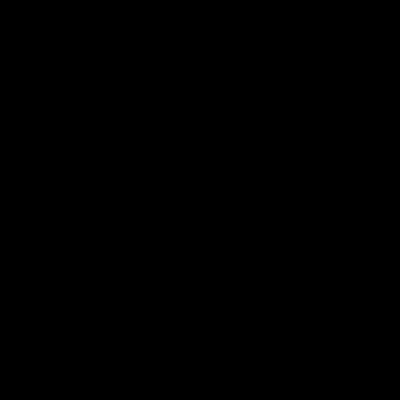
Frame 1 (no input)
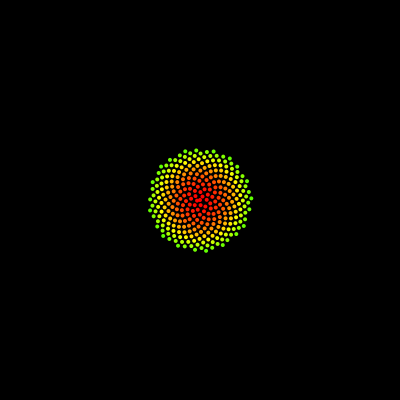
Frame 60 (the mouse pressed at the canvas centre just before this capture)
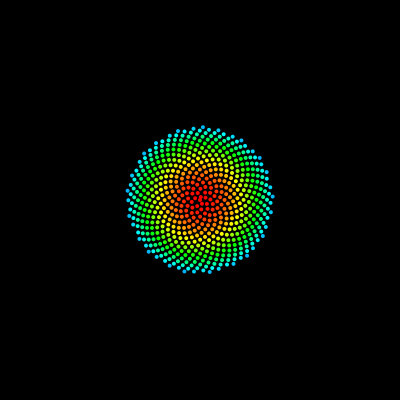
Frame 120 (the mouse held since frame 60 and released just before this capture)

The Processing sketch that drew these frames (run headless with seeded random() and noise(); from frame 60 on, the mouse is pressed at the canvas centre):

// Processing sketch: CC_030_Phyllotaxis
// ── CC_030_Phyllotaxis.pde
// Daniel Shiffman
// http://codingtra.in
// http://patreon.com/codingtrain
// Code for: https://youtu.be/KWoJgHFYWxY

float n = 0;
float c = 3;

ArrayList<PVector> points = new ArrayList<PVector>();

float start = 0;

void setup() {
  size(400, 400);
  colorMode(HSB, 360, 255, 255);
}

void draw() {
  background(0);
  translate(width / 2, height / 2);
  rotate(n * 0.3);
  for (int i = 0; i < n; i++) {
    float a = i * radians(137.5);
    float r = c * sqrt(i);
    float x = r * cos(a);
    float y = r * sin(a);
    float hu = i+start;//sin(start + i * 0.5);
    hu = i/3.0 % 360;
    fill(hu, 255, 255);
    noStroke();
    ellipse(x, y, 4, 4);
  }
  n += 5;
  start += 5;
}
